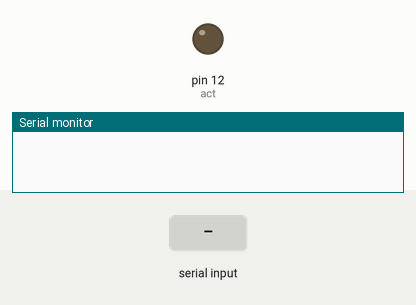
A sketch run on a simulated Arduino Uno, built with avr-gcc and run on an emulated ATmega328P. Parts: output pins drawn as LEDs (lit = HIGH), the last lines printed to the serial monitor. The test bench sets the inputs (shaded band).

Above: at 1.2 s.
1.3 s: "3\n" received over Serial
At 2.4 s:
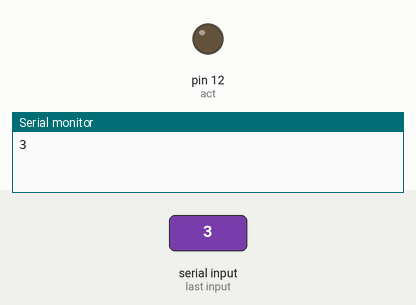
2.8 s: "4\n" received over Serial
At 3.5 s:
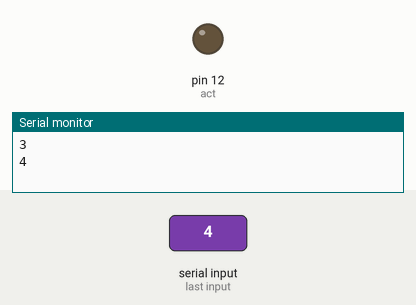
Timing chart, 0 to 5.8 s (numbered marks = the images above; inputs shaded):
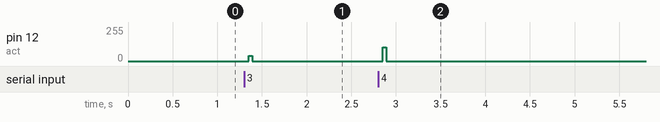

The sketch:

Arduino-monitor_serial.ino
```cpp
int act=12;
int val;
int R=2000;
void setup() {
  Serial.begin(9600);
  pinMode(act,OUTPUT);

}

void loop() {
           digitalWrite(act,LOW);

  if(Serial.available() > 0)                                      //Detecta si hay alguna entrada por serial
   {
      val = Serial.parseInt();

      if(val!=0)
{
  Serial.println(val);

        switch(val)
        {
         case 1:
         digitalWrite(act,HIGH);
         delayMicroseconds(R);
         digitalWrite(act,LOW);
         delayMicroseconds(R);
         break;
         case 2:
         digitalWrite(act,HIGH);
         delayMicroseconds(R);
         digitalWrite(act,LOW);
         delayMicroseconds(R);

         digitalWrite(act,HIGH);
         delayMicroseconds(R);
         digitalWrite(act,LOW);
         delayMicroseconds(R);
         break;

         case 3:
         digitalWrite(act,HIGH);
         delayMicroseconds(R);
         digitalWrite(act,LOW);
         delayMicroseconds(R);

         digitalWrite(act,HIGH);
         delayMicroseconds(R);
         digitalWrite(act,LOW);
         delayMicroseconds(R);

         digitalWrite(act,HIGH);
         delayMicroseconds(R);
         digitalWrite(act,LOW);
         delayMicroseconds(R);

         digitalWrite(act,HIGH);
         delayMicroseconds(R);
         digitalWrite(act,LOW);
         delayMicroseconds(R);

         digitalWrite(act,HIGH);
         delayMicroseconds(R);
         digitalWrite(act,LOW);
         delayMicroseconds(R);

         break;
         case 4:
         digitalWrite(act,HIGH);
         delayMicroseconds(R);
         digitalWrite(act,LOW);
         delayMicroseconds(R);
         digitalWrite(act,HIGH);
         delayMicroseconds(R);
         digitalWrite(act,LOW);
         delayMicroseconds(R);
         digitalWrite(act,HIGH);
         delayMicroseconds(R);
         digitalWrite(act,LOW);
         delayMicroseconds(R);
         digitalWrite(act,HIGH);
         delayMicroseconds(R);
         digitalWrite(act,LOW);
         delayMicroseconds(R);
         digitalWrite(act,HIGH);
         delayMicroseconds(R);
         digitalWrite(act,LOW);
         delayMicroseconds(R);
         digitalWrite(act,HIGH);
         delayMicroseconds(R);
         digitalWrite(act,LOW);
         delayMicroseconds(R);
         digitalWrite(act,HIGH);
         delayMicroseconds(R);
         digitalWrite(act,LOW);
         delayMicroseconds(R);
         digitalWrite(act,HIGH);
         delayMicroseconds(R);
         digitalWrite(act,LOW);
         delayMicroseconds(R);
         digitalWrite(act,HIGH);
         delayMicroseconds(R);
         digitalWrite(act,LOW);
         delayMicroseconds(R);
         digitalWrite(act,HIGH);
         delayMicroseconds(R);
         digitalWrite(act,LOW);
         delayMicroseconds(R);
         break;


}
   }
}
}
```

pausa.ino
```cpp
void pausa(unsigned int milisegundos)
{
  volatile unsigned long compara=0;
  volatile int contador =0;
  do
  {
    if (compara!=millis())
    {
      contador++;
      compara=millis();
    }
  }
  while(contador<=milisegundos);
  return;
}
```

Measured:
- after the input at 1.3 s, pin 12 (act): 0/255 → 38/255 after 0.05 s, → 0/255 0.04 s later
- after the input at 2.8 s, pin 12 (act): 0/255 → 102/255 after 0.05 s, → 0/255 0.04 s later
